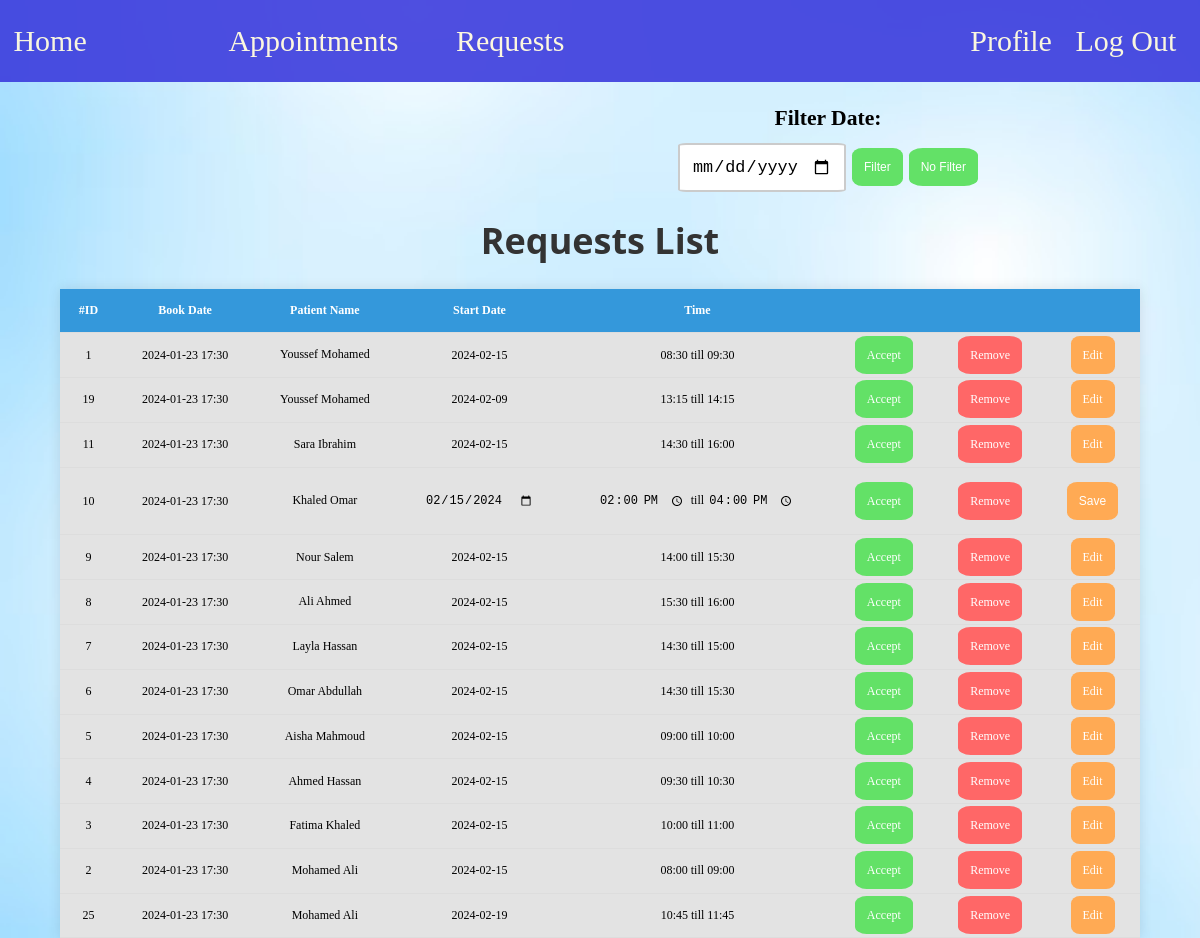
/secretary/requests.php?edit=10 (signed in), run on the app's committed database.
### tables this page shows
CREATE TABLE IF NOT EXISTS `appointment` (
    `id` INT NOT NULL AUTO_INCREMENT,
    `doctor_id` INT NOT NULL,
    `patient_id` INT NOT NULL,
    `department_id` INT NOT NULL,
    `start_date` DATETIME NOT NULL,
    `end_date` DATETIME NOT NULL,
    `status` VARCHAR(30) NOT NULL DEFAULT 'pending',
    `book_date` DATETIME NOT NULL DEFAULT CURRENT_TIMESTAMP,
    `bill` FLOAT NOT NULL DEFAULT 0,
    `payed` FLOAT NOT NULL DEFAULT 0,
    PRIMARY KEY (`id`),
    FOREIGN KEY (`doctor_id`) REFERENCES `doctor`(`id`) ON DELETE RESTRICT ON UPDATE CASCADE,
    FOREIGN KEY (`patient_id`) REFERENCES `patient`(`id`) ON DELETE RESTRICT ON UPDATE CASCADE,
    FOREIGN KEY (`department_id`) REFERENCES `department`(`id`) ON DELETE RESTRICT ON UPDATE NO ACTION
);

CREATE TABLE IF NOT EXISTS `patient` (
    `id` INT NOT NULL AUTO_INCREMENT,
    `email` VARCHAR(30) NOT NULL,
    `password` VARCHAR(255) NOT NULL,
    `first_name` VARCHAR(30) NOT NULL,
    `last_name` VARCHAR(30) NOT NULL,
    `age` INT NOT NULL,
    `gender` CHAR(1) NOT NULL,
    `phone` VARCHAR(30) NULL,
    `role` VARCHAR(30) NOT NULL DEFAULT 'patient',
    `pp` VARCHAR(255) NOT NULL DEFAULT 'default.png',
    PRIMARY KEY (`id`),
    UNIQUE (`email`)
);

### includes/functions.php (called while the page is built, shortened)
<?php
    function get_requests($dbc,$doctor_id,$filter_date){
        if(!$filter_date){
        $query = "SELECT app.*,pt.email,pt.first_name,pt.last_name,pt.phone
                FROM appointment app
                JOIN patient pt ON app.patient_id = pt.id
                WHERE (app.status = 'pending' OR app.status = 'queued') AND app.doctor_id = ?
                ORDER BY app.book_date ASC";
        $stmt = $dbc->prepare($query);
        $stmt->bind_param("i",$doctor_id);
        }
        $stmt->execute();
        $requests = $stmt->get_result();
        $result = [];
        while($row = $requests->fetch_assoc())
            $result[] = $row;
        return $result;
    }
?>

### secretary/requests.php (the view, shortened to what this page needs)
<?php
    include "../includes/header.php";
?>
<link href="../static/css/requests.css" rel="stylesheet" type="text/css">
<body style="background-image: url('../static/media/light_blue_bck_img.avif'); background-size: cover; background-repeat: no-repeat;">
<?php
    if($_SERVER['REQUEST_METHOD'] == 'GET'  && !isset($_SESSION['filter_date'])){
        $dbc = connectServer('localhost','root','',0);
        $requests = get_requests($dbc,$_SESSION['doctor_id'],NULL);
        echo '<div class="filter-container">
        <div class="date"></div>
        <div>
            <form method="post" action="requests.php">
                <label for="filter_date">Filter Date: </label>
                <div class="row">
                <input type="date" name="filter_date" id="filter_date" class="filter">
                <input type="submit" value="Filter" class="accept submit">
                <input type="submit" value="No Filter" class="accept cancel" name="no_filter">
                </div>
            </form>
        </div>
        </div>';
    }
    if(count($requests) == 0 ){
        echo '<div class="container">
            <div class="message">
                <p>There is no pending requests till now 📅.</p>
            </div></div>';
    }
    else{
        echo ' <div class="container"><h1>Requests List</h1>
        <table>
            <thead>
                <tr>
                    <th>#ID</th>
                    <th>Book Date</th>
                    <th>Patient Name</th>
                    <th>Start Date</th>
                    <th>Time</th>
                    <th></th>
                    <th></th>
                    <th></th>
                </tr>
            </thead>
            <tbody>';
            foreach($requests as $request){
                $request['start_date'] = new DateTime($request['start_date']);
                $start_date = $request['start_date']->format('Y-m-d');
                $start_hour = $request['start_date']->format('H:i');
                $end_hour = (new DateTime($request['end_date']))->format('H:i');
                $request['book_date'] = (new DateTime($request['book_date']))->format('Y-m-d H:i');
                echo '<tr class="'.$request['status'].'">
                <td>'.$request['id'].'</td>
                <td>'.$request['book_date'].'</td>
                <td><a href="../includes/profile.php?id='.$request['patient_id'].'&role=patient'.'">'.$request['first_name']." ".$request['last_name'].'</a>
                <br>'.$request['phone'].'
                </td>';
                if(!isset($_GET['edit']) || (isset($_GET['edit']) && $_GET['edit']!=$request['id'])){
                    echo '<td>'.$start_date.'</td>
                    <td>'.$start_hour.' till '.$end_hour.'</td>';
                }
                else if($_GET['edit']==$request['id']){
                    echo '<form method="POST" action="edit_pending_appointment.php">
                            <input type="hidden" name="app_id" value="'.$request['id'].'">
                            <td><input type="date" value="'.$start_date.'" name="new_start_date" class="edit-input"></td>
                            <td>
                            <input type="time" value="'.$start_hour.'" name="new_start_hour"  class="edit-input">
                            till
                            <input type="time" value="'.$end_hour.'" name="new_end_hour"  class="edit-input">
                            </td>
                            ';
                }
                echo '<td>';
                if($request['status'] == 'pending')
                    echo '<a class="accept" href="http://localhost/Clinic-Management-System/secretary/accept_appointment.php?app_id='.$request['id'].'">Accept</a></td>';
                else
                    echo 'Queued</td>';
                echo '<td><a class="remove" href="http://localhost/Clinic-Management-System/includes/cancel_appointment.php?
                patient_id='.$request['patient_id'].'&app_id='.$request['id'].'">Remove</a></td>';
                if(isset($_GET['edit']) &&  $_GET['edit']==$request['id']){
                    echo '<td><input type="submit" value="Save" class="edit save"></td></form>';
                }
                else{
                echo '<td><a class="edit" href="http://localhost/Clinic-Management-System/secretary/requests.php?edit='.$request['id'].'">Edit</a>
                </td>';
                }
                echo '</tr>';
            }
            echo '</tbody>
        </table></div>';
    }
?>
</body>

### static/css/header.css (style rules this page uses)
* { margin: 0; padding: 0; box-sizing: border-box; }
body { background-color: #f4f4f4; }

### static/css/requests.css (style rules this page uses)
.container { display: flex; flex-direction: column; align-items: center; justify-content: center; width: 100vw; }
h1 { font-family:'Segoe UI', Tahoma, Geneva, Verdana, sans-serif; font-size: 3vw; text-align: center; color: #333; padding-bottom: 2vw; }
.edit-input { padding: 0.1vw; font-size: 1vw; background-color: rgb(227, 227, 227); border: none; }
table { font-size: 1vw; width: 90vw; border-collapse: collapse; box-shadow: 0 0 1vw rgba(0, 0, 0, 0.1); background-color: #fff; }
th, td { padding: 1.2vw; text-align: center; border-bottom: 0.1vw solid #ddd; }
td a { text-decoration: none; color: black; padding: 0.1vw; }
th { background-color: #3498db; color: #fff; }
.accept { text-decoration: none; font-size: 1vw; background-color: #63e167; color: #fff; padding: 1vw 1vw; border: none; border-radius: 20%; cursor: pointer; font-size: 1vw; }
.edit { text-decoration: none; font-size: 1vw; background-color: #ffaa54; color: #fff; padding: 1vw 1vw; border: none; border-radius: 20%; cursor: pointer; font-size: 1vw; }
.remove { text-decoration: none; font-size: 1vw; background-color: #ff6767; color: #fff; padding: 1vw 1vw; border: none; border-radius: 20%; cursor: pointer; font-size: 1vw; }
.filter-container { padding: 2vw; display: flex; align-items: center; justify-content: space-around; }
.filter-container label { font-size: 1.8vw; font-weight: bold; }
.filter { border: 0.2vw solid rgb(203, 203, 203); border-radius: 5%; padding: 1vw; width: 14vw; font-size: 1.4vw; }
.row { padding-top: 1vw; width: 25vw; display: flex; align-items: center; justify-content: space-between; }
.filter-container form { width: 30vw; display: flex; flex-direction: column; align-items: center; justify-content: center; }
.pending { background-color: rgb(227, 227, 227); }

### data on the page
appointment: id "1", book_date "2024-01-23 17:30", patient.first_name "Youssef", patient.last_name "Mohamed", start_date "2024-02-15", start_hour "08:30", end_date "09:30"
appointment: id "19", book_date "2024-01-23 17:30", patient.first_name "Youssef", patient.last_name "Mohamed", start_date "2024-02-09", start_hour "13:15", end_date "14:15"
appointment: id "11", book_date "2024-01-23 17:30", patient.first_name "Sara", patient.last_name "Ibrahim", start_date "2024-02-15", start_hour "14:30", end_date "16:00"
appointment: id "10", book_date "2024-01-23 17:30", patient.first_name "Khaled", patient.last_name "Omar", new_start_date "02/15/2024", new_end_hour "16:00"
appointment: id "9", book_date "2024-01-23 17:30", patient.first_name "Nour", patient.last_name "Salem", start_date "2024-02-15", start_hour "14:00", end_date "15:30"
appointment: id "8", book_date "2024-01-23 17:30", patient.first_name "Ali", patient.last_name "Ahmed", start_date "2024-02-15", start_hour "15:30", end_date "16:00"
appointment: id "7", book_date "2024-01-23 17:30", patient.first_name "Layla", patient.last_name "Hassan", start_date "2024-02-15", start_hour "14:30", end_date "15:00"
appointment: id "6", book_date "2024-01-23 17:30", patient.first_name "Omar", patient.last_name "Abdullah", start_date "2024-02-15", start_hour "14:30", end_date "15:30"
appointment: id "5", book_date "2024-01-23 17:30", patient.first_name "Aisha", patient.last_name "Mahmoud", start_date "2024-02-15", start_hour "09:00", end_date "10:00"
appointment: id "4", book_date "2024-01-23 17:30", patient.first_name "Ahmed", patient.last_name "Hassan", start_date "2024-02-15", start_hour "09:30", end_date "10:30"
appointment: id "3", book_date "2024-01-23 17:30", patient.first_name "Fatima", patient.last_name "Khaled", start_date "2024-02-15", start_hour "10:00", end_date "11:00"
appointment: id "2", book_date "2024-01-23 17:30", patient.first_name "Mohamed", patient.last_name "Ali", start_date "2024-02-15", start_hour "08:00", end_date "09:00"
appointment: id "25", book_date "2024-01-23 17:30", patient.first_name "Mohamed", patient.last_name "Ali", start_date "2024-02-19", start_hour "10:45", end_date "11:45"
